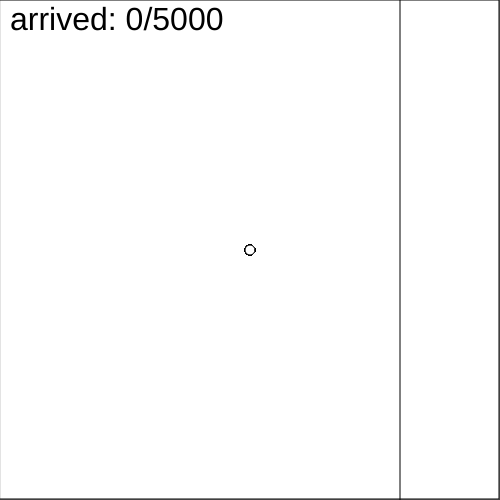
Frame 1 (no input)
Frame 60 (no input): identical to frame 1, image omitted
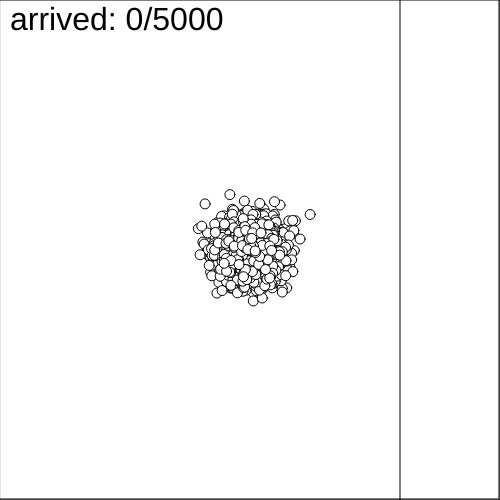
Frame 120 (the mouse pressed at the canvas centre since frame 60)

The p5.js sketch that drew these frames (run headless with seeded random() and noise() and a simulated clock; from frame 60 on, the mouse is pressed at the canvas centre):

// p5.js sketch
// ── sketch.js
var drunkers;
var leftTimes;
var drunkerNum = 5000;
var startX = 0;// 起始位置
var goalX = 150; // 家的位置
var maxStep = 15.0; // 每一步的最大距离
var lamda = 10.0;
var maxTimeStep = 10.0;
var dispSize = 10.0;

// 函数setup() ：准备阶段
function setup() {
	createCanvas(500,500);

	drunkers = new Array();
	leftTimes = new Array();
	for(let i =0;i<drunkerNum;i++)
	{
		var x = startX;
		var y = 0;
		drunkers[i] = createVector(x,y);
		leftTimes[i] = 1.0;
	}

}

// 函数draw()：作画阶段
var lastTime = 0.0;
function draw() {
	fill(255);// 填充白色
	rect(-1,-1,width+1,height+1);
	noFill();
	rect(0,0,width-1,height-1);

	var TNow = millis()/1000;
	var dt = TNow - lastTime;
	lastTime = TNow;

	// 醉鬼移动&显示
	var count = drunkers.length;
	for(let i=0;i<drunkers.length;i++)
	{
		var x = drunkers[i].x;
		var y = drunkers[i].y;
		var arrived = (x>=goalX);
		if(!arrived)
		{
			var leftT = leftTimes[i];
			leftT -= dt;

			if(leftT<=0)
			{
				var moveVec = randMove(maxStep);
				x += moveVec.x;
				y += moveVec.y;
				drunkers[i].x = x;
				drunkers[i].y = y;

				leftT = randPoisson(lamda,maxTimeStep);// 重新算剩余时间
			}
			leftTimes[i] = leftT;

			count --;
			fill(255);
		}
		else
		{
			fill(0,255,0);
		}
		push();
		translate(width/2,height/2);
		ellipse(drunkers[i].x,drunkers[i].y,dispSize,dispSize);
		pop();

	}

	// 画出“家”的位置
	push();
	translate(width/2,height/2);
	line(goalX,-500,goalX,500);
	pop();

	// 显示到达家的醉鬼数量
	textSize(32);
	fill(0);
	var txt = "arrived: " + count + "/" + drunkers.length;
	text(txt, 10, 30);
	//text(txt,30,30);
	//text('word', 10, 30);

}

function randMove(maxDist)
{
	var r = random(0,maxDist);
	var theta = random(0,TWO_PI);
	var x = r * cos(theta);
	var y = r * sin(theta);

	var movement = createVector(x,y);
	return movement;
}

function randPoisson(lamda, maxValue)
{
	var pMax = exp(-1);
	var x = 0;
	var y = 0;

	var cnt = 100;
	while(cnt>0)
	{
		x = random(0,maxValue);
		y = random(0,pMax);
		var pvalue = poisson(1,lamda,x);
		if(y<pvalue)
		{
			break;
		}
		cnt--;
	}

	return x;
}


function poisson(n, lamda, t)
{
	var value = pow(lamda * t, n) * exp(-lamda * t)/factorial(n);
	return value;
}

function factorial(n)
{
	if(n==1)
	{
		return 1;
	}
	else
	{
		return n*factorial(n-1);
	}
}
